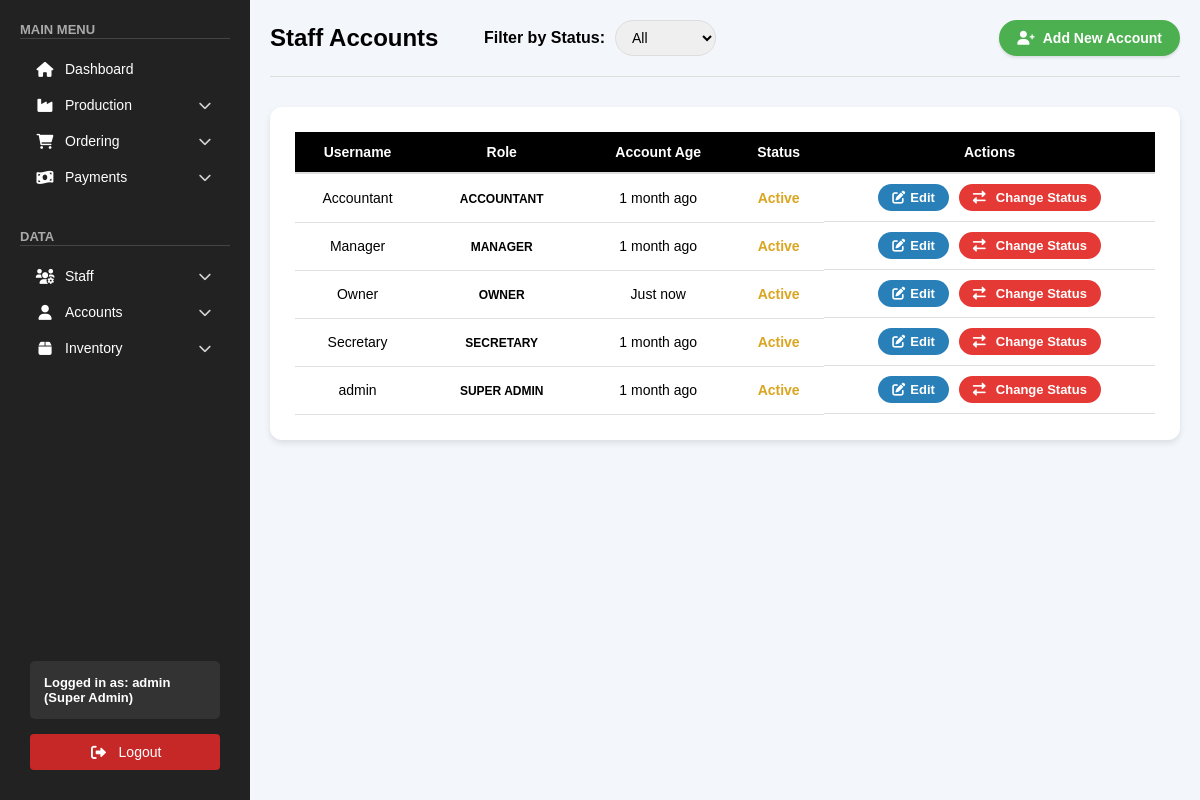
Screenshot of /admin/public/pages/accounts.php (signed in) with the database file from the repository.
### tables this page shows
CREATE TABLE `accounts` (
  `id` int(11) NOT NULL,
  `username` varchar(50) NOT NULL,
  `password` varchar(255) NOT NULL,
  `created_at` timestamp NOT NULL DEFAULT current_timestamp(),
  `role` varchar(255) DEFAULT NULL,
  `status` varchar(20) DEFAULT 'Active',
  `admin_session_id` varchar(255) DEFAULT NULL,
  `admin_last_login` timestamp NULL DEFAULT NULL
);

### admin/public/pages/accounts.php (the view, shortened to what this page needs)
<?php
include "../../backend/db_connection.php";
$status_filter = $_GET['status'] ?? '';
$sql = "SELECT id, username, role, status, created_at FROM accounts";
$sql .= " ORDER BY FIELD(status, 'Active', 'Reject', 'Archived'), FIELD(role, 'Admin') DESC, role ASC, username ASC";
if (!empty($status_filter)) {
    $stmt = $conn->prepare($sql);
    $stmt->bind_param("s", $status_filter);
    $stmt->execute();
    $result = $stmt->get_result();
} else {
    $result = $conn->query($sql);
}
?>
<!DOCTYPE html>
<html lang="en">
<head>
    <link rel="stylesheet" href="/css/accounts.css">
    <link rel="stylesheet" href="/css/sidebar.css">
    <link rel="stylesheet" href="https://cdnjs.cloudflare.com/ajax/libs/font-awesome/6.0.0/css/all.min.css">
    <link rel="stylesheet" href="https://cdnjs.cloudflare.com/ajax/libs/toastr.js/latest/toastr.min.css">
    <link rel="stylesheet" href="/css/toast.css">
</head>
<body>
    <?php include '../sidebar.php'; ?>
    <div class="main-content">
        <div class="accounts-header">
            <h1>Staff Accounts</h1>
            <div class="filter-section">
                <label for="statusFilter">Filter by Status:</label>
                <select id="statusFilter" onchange="filterByStatus()">
                    <option value="">All</option>
                </select>
            </div>
            <button onclick="openAddAccountForm()" class="add-account-btn">
                <i class="fas fa-user-plus"></i> Add New Account
            </button>
        </div>
        <div class="accounts-table-container">
            <table class="accounts-table">
                <thead>
                    <tr>
                        <th>Username</th>
                        <th>Role</th>
                        <th>Account Age</th>
                        <th>Status</th>
                        <th>Actions</th>
                    </tr>
                </thead>
                <tbody>
                    <?php if ($result && $result->num_rows > 0): ?>
                        <?php while ($row = $result->fetch_assoc()):
                            $created_at = new DateTime($row['created_at']);
                            $now = new DateTime();
                            $diff = $created_at->diff($now);
                            if ($diff->y > 0) {
                                $account_age = $diff->y . " year" . ($diff->y > 1 ? "s" : "") . " ago";
                            } elseif ($diff->m > 0) {
                                $account_age = $diff->m . " month" . ($diff->m > 1 ? "s" : "") . " ago";
                            } elseif ($diff->d > 0) {
                                $account_age = $diff->d . " day" . ($diff->d > 1 ? "s" : "") . " ago";
                            } else {
                                $account_age = "Just now";
                            }
                        ?>
                            <tr>
                                <td><?= htmlspecialchars($row['username']) ?></td>
                                <td>
                                    <?php
                                    $role = ucfirst($row['role']);
                                    echo "<span class='role-label role-$row[role]'>$role</span>";
                                    ?>
                                </td>
                                <td><?= $account_age ?></td>
                                <td class="<?= 'status-' . strtolower($row['status'] ?? 'active') ?>">
                                    <?= htmlspecialchars($row['status'] ?? 'Active') ?>
                                </td>
                                <td class="action-buttons">
                                    <button class="edit-btn" onclick="openEditAccountForm(<?= $row['id'] ?>, '<?= htmlspecialchars($row['username']) ?>', '', '<?= $row['role'] ?>')">
                                        <i class="fas fa-edit"></i> Edit
                                    </button>
                                    <button class="status-btn" onclick="openStatusModal(<?= $row['id'] ?>, '<?= htmlspecialchars($row['username']) ?>')">
                                        <i class="fas fa-exchange-alt"></i> Change Status
                                    </button>
                                </td>
                            </tr>
                        <?php endwhile; ?>
                    <?php else: ?>
                        <tr>
                            <td colspan="5" class="no-accounts">No accounts found.</td>
                        </tr>
                    <?php endif; ?>
                </tbody>
            </table>
        </div>
    </div>
</body>
</html>

### admin/css/accounts.css (style rules this page uses)
body { font-family: Arial, sans-serif; background-color: #f3f6fb; margin: 0; box-sizing: border-box; }
.accounts-header { display: flex; justify-content: space-between; align-items: center; margin-bottom: 30px; padding-bottom: 20px; border-bottom: 1px solid #ddd; }
.accounts-header h1 { font-size: 24px; font-weight: bold; display: flex; align-items: center; gap: 12px; }
.add-account-btn { padding: 10px 18px; font-size: 14px; border: none; font-weight: bold; color: white; background-color: #4CAF50; border-radius: 20px; text-decoration: none; transition: 0.3s; display: flex; align-items: center; gap: 8px; box-shadow: 0px 2px 3px rgba(0, 0, 0, 0.1); }
.filter-section { display: flex; align-items: center; position: absolute; left: 50%; transform: translateX(-50%); }
.filter-section label { margin-right: 10px; font-weight: bold; }
.filter-section select { padding: 8px 12px; border-radius: 20px; border: 1px solid #ddd; font-size: 14px; }
.accounts-table-container { background-color: #ffffff; padding: 25px; border-radius: 12px; box-shadow: 0px 3px 6px rgba(0, 0, 0, 0.1); }
.accounts-table { width: 100%; border-collapse: collapse; font-size: 14px; }
.accounts-table th { background-color: black; color: white; font-weight: bold; padding: 12px; text-align: center; border-bottom: 2px solid #ddd; }
.accounts-table td { padding: 10px; text-align: center; border-bottom: 1px solid #e0e0e0; }
.action-buttons { display: flex; justify-content: center; gap: 10px; }
.edit-btn, .delete-btn, .status-btn { padding: 6px 14px; font-size: 13px; font-weight: 600; border-radius: 80px; text-decoration: none; transition: background-color 0.3s; display: flex; align-items: center; gap: 5px; border: none; }
.edit-btn { background-color: #2980b9; color: white; }
.status-btn { background-color: #e53935; color: white; }
.status-btn i { margin-right: 5px; }
.role-label { font-weight: bold; padding: 4px 8px; border-radius: 12px; font-size: 12px; text-transform: uppercase; }
.status-active { color: #DAA520; font-weight: bold; }

### admin/css/sidebar.css (style rules this page uses)
* { margin: 0; padding: 0; box-sizing: border-box; font-family: Arial, sans-serif; text-decoration: none; }
.main-content { margin-left: 250px; padding: 20px; width: calc(100% - 250px); box-sizing: border-box; overflow-x: auto; }

### rows the page displays
accounts: username "Accountant", role "ACCOUNTANT", status "Active"
accounts: username "Manager", role "MANAGER", status "Active"
accounts: username "Owner", role "OWNER", status "Active"
accounts: username "Secretary", role "SECRETARY", status "Active"
accounts: username "admin", role "SUPER ADMIN", status "Active"

### other values shown
$username "admin"
$role "Super Admin"
